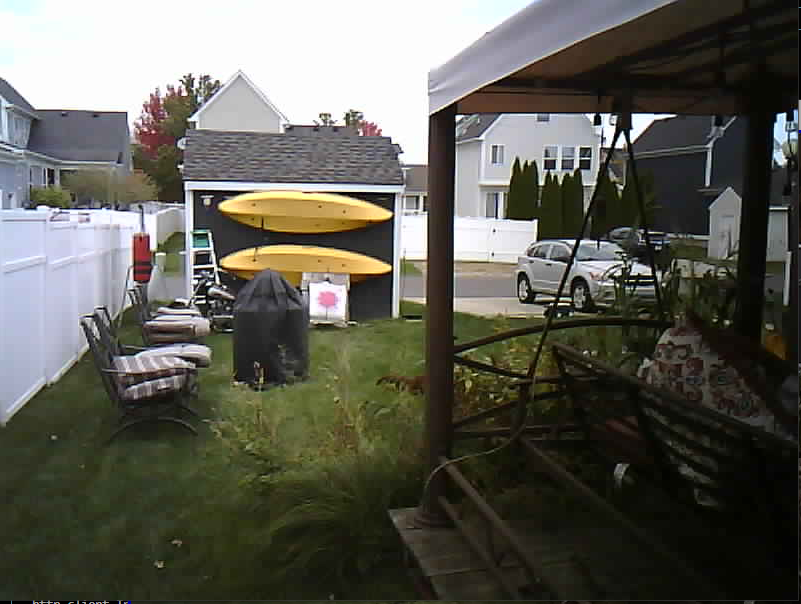
#> input picture photos/paint.png, 801 x 604 px, found by its file name
$ python track_color.py
#> lines starting #> are read from the running program, lines starting #| are printed output that depends on the picture; after the words box and inside, x2 and y2 are one past the last pixel; in counts of white or black regions, pixels touching at a corner belong together
from turtle import setundobuffer
import cv2 as cv
from cv2 import sqrt
import numpy as np
import math


"""" important cautionary message - this is currently tuned as if the center of the
screen correlates to the center of the target when it shoots - this is not the case.
This needs to be altered according to the trajectory of the arrow and the position of the camera."""

"""         TASKS TO ACCOMPLISH         """


"""         I want to set it so that it puts a dot on the screen
where the arrow will realistically land, in accordance to the drop of the arrow, and
the pull length... maybe a quick search can help with this?

Also, configure this whole setup into class and more separate methods for if I want to
use a different camera or something.


    INSTEAD OF USING THE MIDDLE OF THE SCREEN TO SEE IF IT MISSES, MAKE A DOT, AND USE THAT DOT'S
    COORDINATES TO CHECK THE T_RADIUS AGAINST IT - maybe just make the "crosshair" a square, about the same right?

    make function to call when I want to shift the crosshair left or right - makes general adjustments
    rather easy
"""


def empty(x):
    pass


# [10 lines of commented-out code are left out]


cv.namedWindow("trackbars")
cv.resizeWindow("trackbars", 640, 240)

#h_min = cv.getTrackbarPos("Hue Min", "trackbars")
#print(h_min)

def rescaleFrame(frame, scale=.2):
    width = int(frame.shape[1] * scale)
    height = int(frame.shape[0] * scale)
    dimensions = (width, height)

    return cv.resize(frame, dimensions, interpolation=cv.INTER_AREA)

#reformat = rescaleFrame(img)

cv.createTrackbar("Hue Min", "trackbars", 127,179, empty)
cv.createTrackbar("Hue Max", "trackbars",171,179, empty)
cv.createTrackbar("Sat Min", "trackbars",31,255, empty)
cv.createTrackbar("Sat Max", "trackbars",255,255, empty)
cv.createTrackbar("Val Min", "trackbars",161,255, empty)
cv.createTrackbar("Val Max", "trackbars",255,255, empty)

path = "photos/back_pic2.png"
path2 = "photos/color_bright.png"
path3 = "photos/paint.png"
while True:
    img = cv.imread(path3)
#> img is the input picture: shape (604, 801, 3); mean B, G, R 83.9, 93, 93.7

    imgBlur = cv.GaussianBlur(img, (7,7), 1)
    imgHSV = cv.cvtColor(imgBlur, cv.COLOR_BGR2HSV)
#> imgHSV: shape (604, 801, 3); mean H, S, V 45.8, 74.4, 97.8


    h_min = cv.getTrackbarPos("Hue Min", "trackbars")
    h_max = cv.getTrackbarPos("Hue Max", "trackbars")
    s_min = cv.getTrackbarPos("Sat Min", "trackbars")
    s_max = cv.getTrackbarPos("Sat Max", "trackbars")
    v_min = cv.getTrackbarPos("Val Min", "trackbars")
    v_max = cv.getTrackbarPos("Val Max", "trackbars")
    #print(h_min)

    lower = np.array([h_min, s_min, v_min])
    upper = np.array([h_max, s_max, v_max])

    mask = cv.inRange(imgHSV, lower, upper)
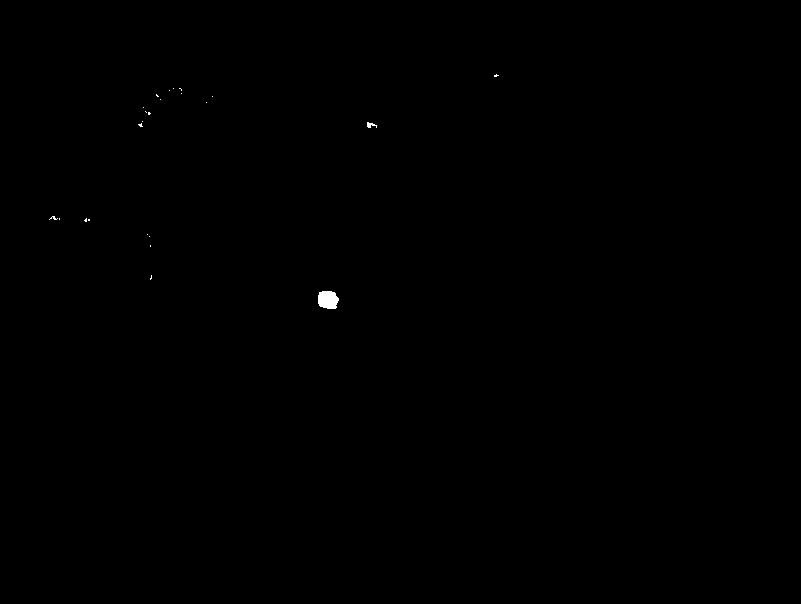
#> mask: shape (604, 801); 0.09% white; 24 white regions (22 under 20 px)
    imgresult = cv.bitwise_and(img,img,mask=mask)

    cnts, _ = cv.findContours(mask, cv.RETR_TREE, cv.CHAIN_APPROX_SIMPLE)
#> cnts = 24 contours, 23 with area under 20; largest, box (x1, y1, x2, y2) and area: (318, 291, 339, 309) 283

    for c in cnts:
        area = cv.contourArea(c)

        if 9000>area and area>100:
            cv.drawContours(img, [c], -1, (255,0,0), 1)
            M=cv.moments(c)
            cx = int(M["m10"]/M["m00"])
            cy=int(M["m01"]/M["m00"])
            peri = cv.arcLength(c, True)
            # print(peri)
            approx = cv.approxPolyDP(c, .02*peri, True)
            # print(len(approx)) # gives corner points
            # len gives idea of what the shape is: 8 is about circle
            objCor = len(approx)
            x, y, w, h = cv.boundingRect(approx)
            #print(x, y, w, h)
            mid_coorx, mid_coory = (x +(w//2)), ((y)-(h//2))
            # mid-point of the target (x, y)
            # print(mid_coorx, mid_coory)

            c_vector = math.isqrt(int((((300-mid_coory))**2)+
                                    (((400 - mid_coorx))**2)))

            t_radius = math.isqrt(int((abs(mid_coory-(y+h))**2) + (abs(mid_coorx-(x+w))**2)))
            print(f"distance between = {c_vector-(t_radius-10)}")

            print(mid_coory)
            print(mid_coorx)

            # print(c_vector)
            # print(t_radius)
            # print(c_vector) #vector from center of target

            # basically check if the vector from center of target
            # to center of screen is outside bound of the target

            hit_notif = "hit"
            miss_notif = "miss"
            if c_vector >= t_radius:
                cv.putText(img, miss_notif, (x+(w//2)-10, y+(h//2)-10), cv.FONT_HERSHEY_COMPLEX, .5,
                        (0,0,255), 2)
            else:
                cv.putText(img, hit_notif, (x+(w//2)-10, y+(h//2)-10), cv.FONT_HERSHEY_COMPLEX, .5,
                        (0,0,255), 2)

            # dimensions of the frame 800 by 600
            cv.rectangle(img, (x,y), (x+w, y+h), (0,255,0), 1) # this is the "targetzone"

            cv.rectangle(img, (399,299), (401, 301), (255, 0, 0), 2) # this is a "crosshair"

            cv.rectangle(img, (399,282), (401, 285), (255, 0, 0), 2)
            cv.rectangle(img, (326,137), (330, 139), (255, 0, 0), 2)
            #                   x , y     x , y         color

            # make function to call when I want to shift the crosshair left or right

            #cv.rectangle(img, (400,300), ((400 + c_vector), (300+c_vector)), (255, 0, 0), 2)

            # cv.rectangle(img, (600,300), (405, 390), (255, 0, 0), 2)

            if objCor>4: objectType="circle"
#> this loop made 24 passes
#> (area, cx, cy, peri, objCor, x, y, w) on pass 1: (283, 327, 299, 66.63, 8, 318, 292, 21)
#| distance between = 56
#| 284
#| 328
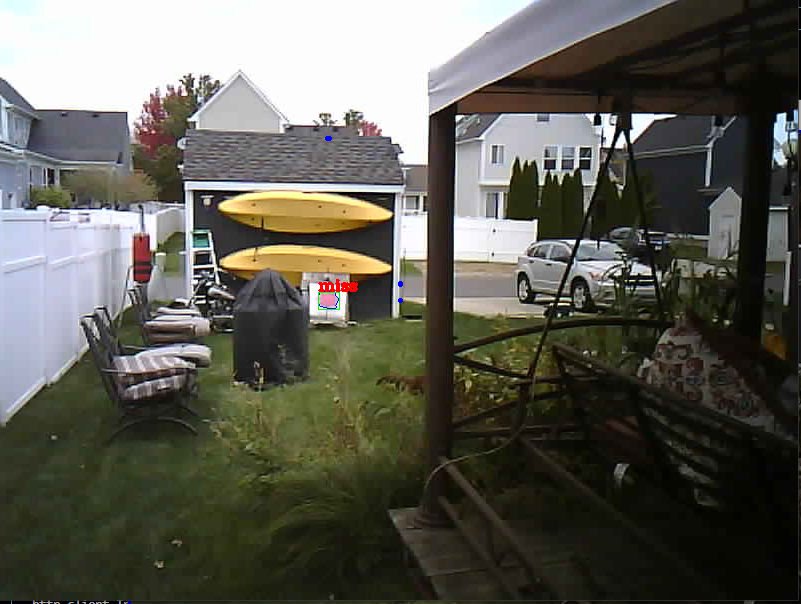
#> img: shape (604, 801, 3); 0.11% of pixels changed, all inside (x1, y1, x2, y2) = (318, 136, 403, 310)
            # else:pass
            # cv.putText(img, objectType, (x+(w//2)-10, y+(h//2)-10), cv.FONT_HERSHEY_COMPLEX, .5,
            #             (0,0,255), 2)
    cv.imshow("original", img)
    cv.imshow("HSV", imgHSV)
    cv.imshow("mask", mask)
    cv.imshow("result", imgresult)
    cv.imshow("blurry", imgBlur)
    cv.waitKey(1)

# cv.destroyAllWindows()


# plans - figure out how to do the object tracking stuff
# and then overlay a crosshair onto the image that changes size
# depending on the area of the target
